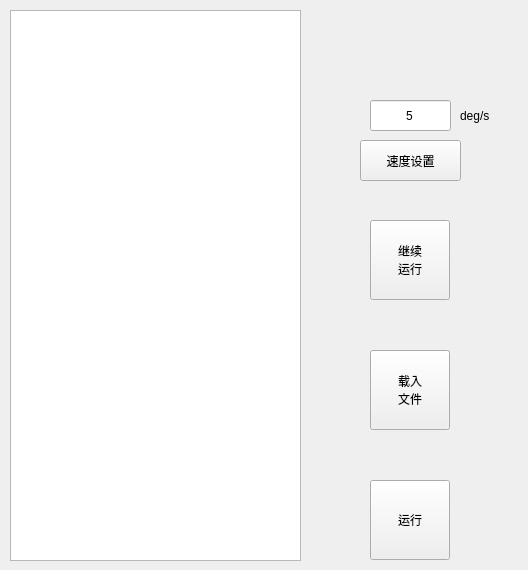
    <widget class="QWidget" name="tab_2">
     <attribute name="title">
      <string>离线轨迹点控制</string>
     </attribute>
     <widget class="QTextEdit" name="textEdit">
      <property name="geometry">
       <rect>
        <x>10</x>
        <y>10</y>
        <width>291</width>
        <height>551</height>
       </rect>
      </property>
     </widget>
     <widget class="QPushButton" name="pushButton_24">
      <property name="geometry">
       <rect>
        <x>370</x>
        <y>480</y>
        <width>80</width>
        <height>80</height>
       </rect>
      </property>
      <property name="text">
       <string>运行</string>
      </property>
     </widget>
     <widget class="QPushButton" name="pushButton_11">
      <property name="geometry">
       <rect>
        <x>370</x>
        <y>350</y>
        <width>80</width>
        <height>80</height>
       </rect>
      </property>
      <property name="text">
       <string>载入
文件</string>
      </property>
     </widget>
     <widget class="QPushButton" name="pushButton_18">
      <property name="geometry">
       <rect>
        <x>360</x>
        <y>140</y>
        <width>101</width>
        <height>41</height>
       </rect>
      </property>
      <property name="text">
       <string>速度设置</string>
      </property>
     </widget>
     <widget class="QLineEdit" name="lineEdit">
      <property name="geometry">
       <rect>
        <x>370</x>
        <y>100</y>
        <width>81</width>
        <height>31</height>
       </rect>
      </property>
      <property name="toolTip">
       <string>&lt;html&gt;&lt;head/&gt;&lt;body&gt;&lt;p&gt;速度范围1-30度/s&lt;/p&gt;&lt;/body&gt;&lt;/html&gt;</string>
      </property>
      <property name="text">
       <string>5</string>
      </property>
      <property name="alignment">
       <set>Qt::AlignCenter</set>
      </property>
     </widget>
     <widget class="QLabel" name="label_2">
      <property name="geometry">
       <rect>
        <x>460</x>
        <y>100</y>
        <width>59</width>
        <height>31</height>
       </rect>
      </property>
      <property name="text">
       <string>deg/s</string>
      </property>
     </widget>
     <widget class="QPushButton" name="pushButton_41">
      <property name="geometry">
       <rect>
        <x>370</x>
        <y>220</y>
        <width>80</width>
        <height>80</height>
       </rect>
      </property>
      <property name="text">
       <string>继续
运行</string>
      </property>
     </widget>
    </widget>
